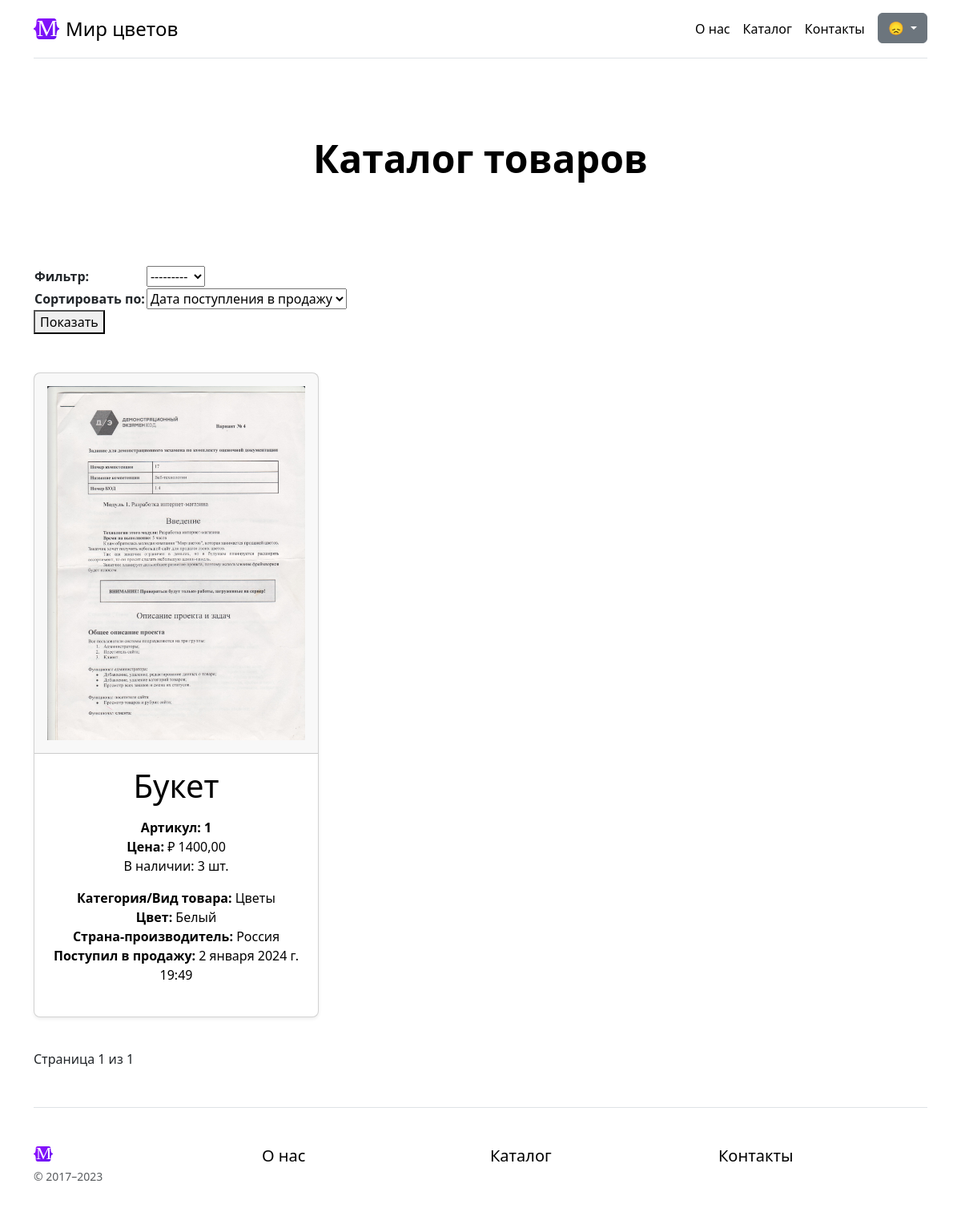
/goods/, run on an earlier commit of the app's database.
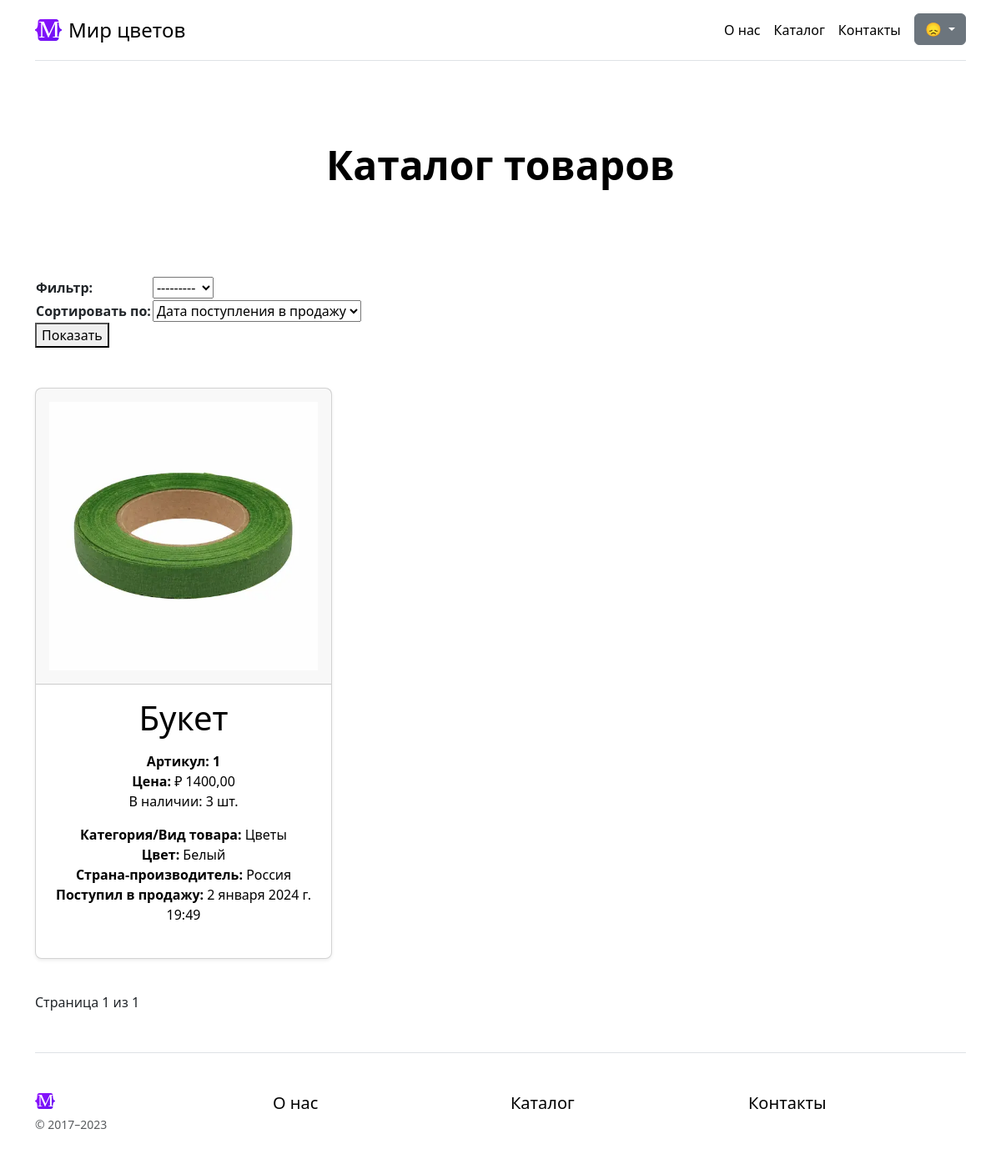
And on a later commit of the database.
### goods/models.py (models this page shows)
class Goods(NameMixin, models.Model):
    objects = models.Manager() # По умолчанию. Нужен для админки.
    in_stock = GoodsManager()
    added = models.DateTimeField(auto_now_add=True,
                                 verbose_name="Дата добавления")
    photo = models.ImageField(verbose_name="Фото", blank=False)
    price = models.DecimalField(max_digits=10,
                                decimal_places=2,
                                verbose_name="Цена",
                                validators=[MinValueValidator(Decimal('0.01'))])
    origin = models.ForeignKey(
        "Country",
        on_delete=models.CASCADE,
        verbose_name="Страна-производитель",
    )
    color = models.ForeignKey(
        "Color",
        on_delete=models.CASCADE,
        verbose_name="Цвет",
    )
    category = models.ForeignKey(
        "Category",
        on_delete=models.CASCADE,
        verbose_name="Категория / Вид товара",
    )
    stock = models.PositiveIntegerField(default=0, null=False, blank=False, verbose_name="Остаток товара")
    def get_absolute_url(self):
        return reverse('goods-detail', kwargs={"pk": self.id})
    class Meta:
        verbose_name = "Товар"
        verbose_name_plural = "Товары"

class Category(NameMixin, models.Model):
    class Meta:
        verbose_name = "Категория/Вид товара"
        verbose_name_plural = "Категории/Виды товаров"

class Color(NameMixin, models.Model):
    class Meta:
        verbose_name = "Цвет"
        verbose_name_plural = "Цвета"

class Country(NameMixin, models.Model):
    class Meta:
        verbose_name = "Страна"
        verbose_name_plural = "Страны"

### goods/views.py (the view)
# urls.py: path("goods/", GoodsListView.as_view(), name="goods-list"),
class GoodsListView(ListView):
    model = Goods
    paginate_by = 5
    def get_queryset(self):
        category = self.request.GET.get("category")
        order_by = self.request.GET.get("order_by")
        queryset = Goods.in_stock.all()
        if order_by and order_by != "--":
            if order_by == 'price' or order_by == 'added':
                queryset = queryset.order_by("-" + order_by)
            else:
                assert (order_by == 'category' or order_by == 'origin')
                queryset = queryset.order_by(order_by + "__name")
        if category:
            queryset = queryset.filter(category_id=category)
        return queryset
    def get_context_data(self, **kwargs):
        context_data = super().get_context_data(**kwargs)
        if self.request.GET:
            context_data["sort_filter_form"] = GoodsSortFilterForm(self.request.GET)
        else:
            context_data["sort_filter_form"] = GoodsSortFilterForm()
        return context_data

### goods/forms.py
class GoodsSortFilterForm(forms.ModelForm):
    def __init__(self, *args, **kwargs):
        super().__init__(*args, **kwargs)
        self.fields['category'].required = False
    order_by = forms.ChoiceField(choices=get_choices, label="Сортировать по", required=False)
    class Meta:
        model = Goods
        fields = ["category", ]
        labels = {
            "category": "Фильтр"
        }

### general/models.py (called while the page is built)
    def __str__(self):
        return self.name

### goods/forms.py (called while the page is built)
def get_choices():
    choices = [(k, v) for k, v in CHOICES_DICT.items()]
    return choices

### goods/models.py (called while the page is built)
    def get_queryset(self):
        return super().get_queryset().filter(stock__gte=1).order_by("-added")

### goods/templates/goods/goods_list.html (shortened to what this page needs)
{% extends 'general/parts/base.html' %}
{% load static %}
{% block content %}
<main>
    {% include 'general/parts/h.html' with h='Каталог товаров' %}
    <div class="mb-5">
        <form action="{% url 'goods-list' %}">
            <table>
                {{ sort_filter_form.as_table }}
            </table>
            <button>Показать</button>
        </form>
    </div>
    <div class="row row-cols-1 row-cols-md-3 mb-3 text-center">
        {% for object in page_obj %}
        <div class="col">
            <div class="card mb-4 rounded-3 shadow-sm">
                <a class="n-text-decoration-none" href="{{ object.get_absolute_url }}">
                    <div class="card-header py-3">
                        <h4 class="my-0 fw-normal"><img class="w-100 img-fluid" src="{{ object.photo.url }}"
                                                        alt="{{ object.name }}"/></h4>
                    </div>
                    <div class="card-body">
                        <h1 class="card-title pricing-card-title">{{ object.name }}</h1>
                        <ul class="list-unstyled mt-3 mb-4">
                            <li class="card-text fw-bold"><span>Артикул: </span>{{ object.id }}</li>
                            <li><span class="fw-bold">Цена: </span>&#8381; {{ object.price }}</li>
                            <li class="mb-3"><span>В наличии: </span>{{ object.stock }} шт.</li>
                            <li><span class="fw-bold">Категория/Вид товара: </span>{{ object.category }}</li>
                            <li><span class="fw-bold">Цвет: </span>{{ object.color }}</li>
                            <li><span class="fw-bold">Страна-производитель: </span>{{ object.origin }}</li>
                            <li><span class="fw-bold">Поступил в продажу: </span>{{ object.added }}</li>
                        </ul>
                    </div>
                </a>
            </div>
        </div>
        {% empty %}
        <div class="display-6 text-center mb-4">Нет товаров.</div>
        {% endfor %}
    </div>
    {% include 'general/parts/pagination.html' %}
</main>
{% endblock %}

What changed in the data, as far as the page shows it:
changed Goods "Букет": photo: a different picture
